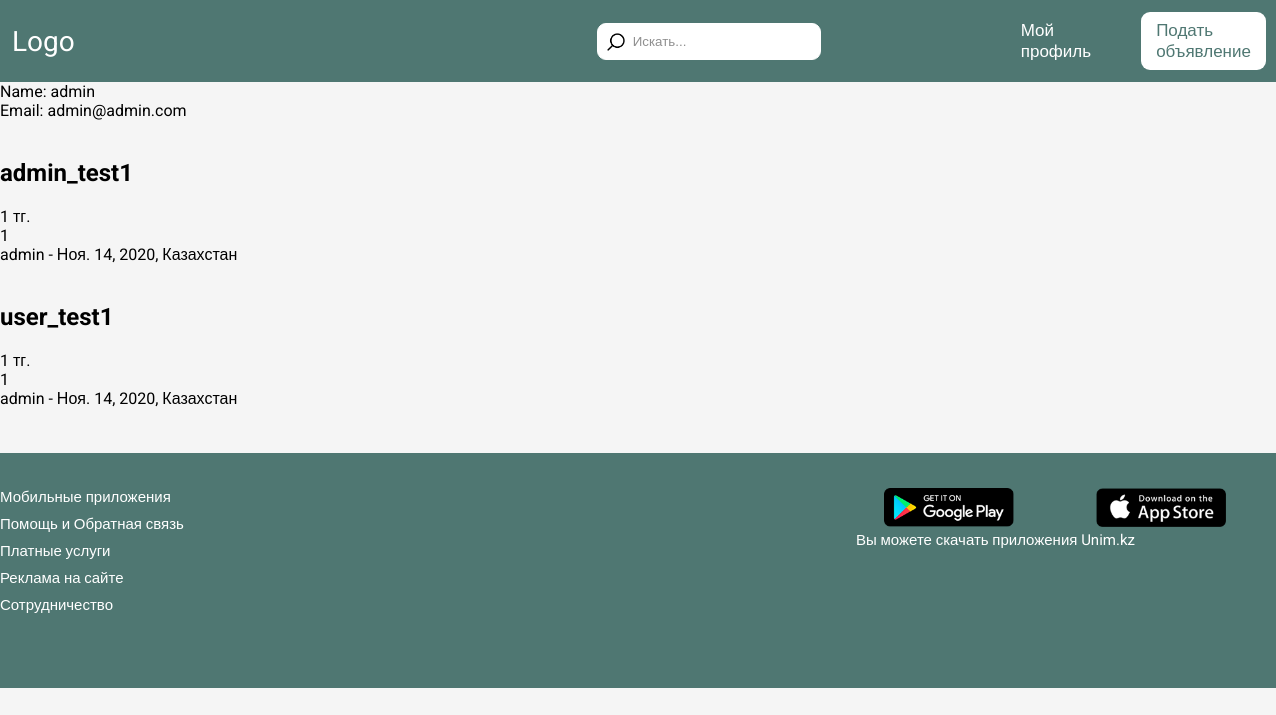
The app's page /profile (signed in) with its own data.
### main/models.py (models this page shows, shortened)
class Offer(models.Model):
	title = models.CharField(max_length= 25, verbose_name = 'Название')
	name = models.ForeignKey(User, on_delete=models.CASCADE)
	price = models.IntegerField(verbose_name = 'Цена')
	choice_category = [
						('Мясная продукция', 'Мясная продукция'),
						('Кисломолочная продукция', 'Кисломолочная продукция'),
						('Овощи и фрукты', 'Овощи и фрукты'),
					  ]
	category = models.CharField(max_length = 30, choices = choice_category, verbose_name = 'Категория')
	description = models.TextField(verbose_name = 'Описание')
	time = models.DateField(max_length = 5, verbose_name = 'Время', auto_now = True)
	place = models.CharField(max_length = 65, verbose_name = 'Местоположение', default = 'Казахстан')
	img = models.ImageField(upload_to = 'static/img', blank = True)

### main/views.py (the view)
# urls.py: path('profile', views.view_profile),
def view_profile(request):
	try:
		user = User.objects.get(username = request.user)
		user_offers = Offer.objects.filter(name = request.user)
		return render(request, 'profile.html', {'user': user, 'offers': user_offers})
	except Exception as e:
		return HttpResponse('You should login')

### templates/profile.html (shortened to what this page needs)
{% extends 'base.html' %}
{% load static %}
{% block content %}
	<div class="content">
		<div class="container">
			<div class="container-content">
				<div class="info">
					<p>Name: {{ user.username }}</p>
					<p>Email: {{ user.email }}</p>
				</div>
				<div class="offers">
					{% for offer in offers %}
				        <div class="box_one">
				            <div class="box_img">
				            </div>
				            <div class="box_one-item">
				            	<h2>{{ offer.title }}</h2>
				            	<p>{{ offer.price }} тг.</p>
				            </div>
				            <div class="box_two-item">
				            	<p>{{ offer.description }}</p>
				            </div>
				            <div class="box_three-item">
				            	<p>{{ offer.name }} - {{ offer.time }}, {{ offer.place }}</p>
				            </div>
				        </div>
				    {% endfor %}
				</div>
			</div>
		</div>
	</div>
{% endblock %}

### templates/base.html (shortened to what this page needs)
{% load static %}
<!DOCTYPE html>
<html lang="en">
  <head>
    <link rel="stylesheet" href="{% static 'css/main.css' %}" />
  </head>
  <body>
    <header class="header">
      <nav class="nav">
        <p><a href="/">Logo</a></p>
        <input type="search" placeholder="Искать..." class="search" />
        <a href="profile">Мой профиль</a>
        <a href="new_offer" class="button">Подать объявление</a>
      </nav>
    </header>
    {% block content %} {% endblock %}
    <footer class="footer">
        <div class="container">
            <div class="footer_left">
                <p>Мобильные приложения</p>
                <p>Помощь и Обратная связь</p>
                <p>Платные услуги</p>
                <p>Реклама на сайте</p>
                <p>Сотрудничество</p>
            </div>
            <div class="footer_right">
                <a href="#!"><img src="{% static 'img/googleplay.png' %}" alt=""></a>
                <a href="#!"><img src="{% static 'img/appstore.png' %}" alt=""></a>
                <p>Вы можете скачать приложения Unim.kz</p>
            </div>
        </div>
    </footer>
  </body>
</html>

### static/css/main.css (style rules this page uses)
body { margin: 0; padding: 0; font-size: 16px; font-family: 'Roboto', sans-serif; box-sizing: border-box; background-color: #F5F5F5; }
p { margin: 0; }
.header { background-color: #4F7772; padding: 12px; }
.nav { display: flex; align-items: center; }
.header p a { text-decoration: none; color: #ffffff; font-size: 28px; margin-right: 522px; }
.search { background: url(../img/search.png) no-repeat 9px 9px; outline: none; background-size: auto 50%; background-color: #ffffff; border-radius: 9px; padding: 10px 10px 10px 35px; border: 1px solid #ffffff; width: 300px; margin-right: 200px; }
.search::placeholder { color: #8F8F8F; }
.nav a { text-decoration: none; color: #fff; font-size: 17px; margin-right: 50px; }
.nav .button { font-size: 17px; color: #4F7772; background-color: #fff; border-radius: 9px; outline: none; border: 0px solid #fff; padding: 8px 15px; cursor: pointer; transition: 0.5s; }
.container { max-width: 1280px; margin: 0 auto; }
.footer { background-color: #4F7772; color: #fff; padding-top: 35px; margin-top: 45px; }
.footer p { font-size: 15px; margin-bottom: 9px; }
.footer_left { float: left; }
.footer_right { float: right; }
.footer_right a img { width: 130px; margin-left: 28px; }
.footer_right a img:first-child { margin-right: 50px; }
.footer_right p { margin-right: px; }
.footer { height: 200px; }
input, select, textarea { width: 200px; }

### records on screen
Offer: title "admin_test1", price "1", description "1", name "admin", time "Ноя. 14, 2020", place "Казахстан"
Offer: title "user_test1", price "1", description "1", name "admin", time "Ноя. 14, 2020", place "Казахстан"

### other values on screen
{{ user.username }} "admin"
{{ user.email }} "admin@admin.com"
